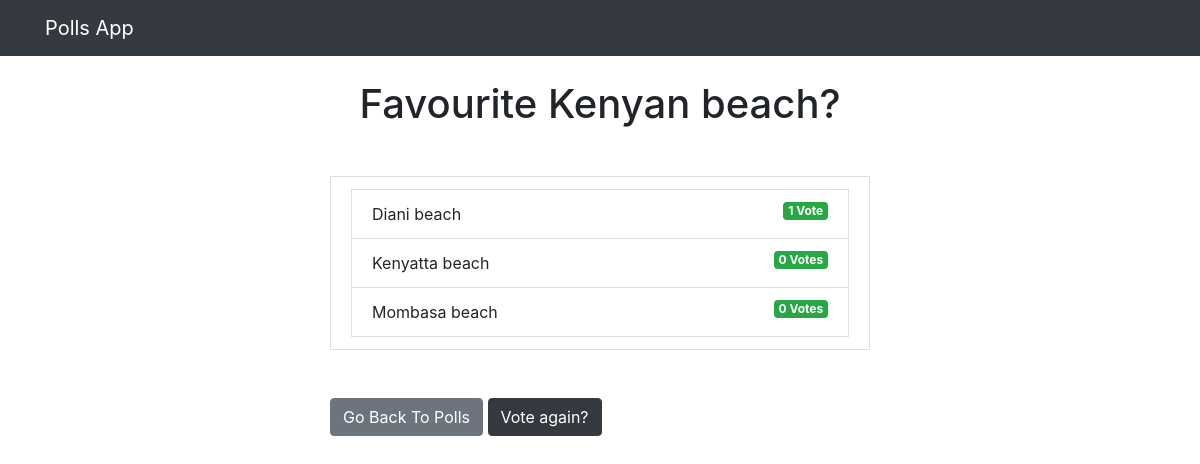
Screenshot of /polls/5/results/ with the database file from the repository.
### polls/models.py (models this page shows, shortened)
class Question(models.Model):
    question_text = models.CharField(max_length=200)
    pub_date = models.DateTimeField('date published')

class Choice(models.Model):
    question = models.ForeignKey(Question, on_delete=models.CASCADE)
    choice_text = models.CharField(max_length=200)
    votes = models.IntegerField(default=0)

### polls/views.py (the view)
# urls.py: path('<int:question_id>/results/', views.results, name='results'),
def results(request, question_id):
    question = get_object_or_404(Question, pk=question_id)
    return render(request, 'polls/results.html',{'question': question})

### templates/polls/results.html
{% extends 'base.html' %}
{% block content %}
    <h1 class="text-center mb-5">{{ question.question_text }}</h1>
    <ul class="list-group-item mb-5">
        {% for choice in question.choice_set.all %}
            <li class="list-group-item">
                {{ choice.choice_text }} <span class="badge badge-success float-right">{{ choice.votes }} Vote{{ choice.votes | pluralize}}</span>
            </li>
        {% endfor %}
    </ul>
    <a class="btn btn-secondary" href="{% url 'polls:index' %}">Go Back To Polls</a>
    <a class="btn btn-dark" href="{% url 'polls:detail' question.id %}">Vote again?</a>
{% endblock %}

### rows the page displays
Question: question_text "Favourite Kenyan beach?"
Choice: choice_text "Diani beach", votes "1"
Choice: choice_text "Kenyatta beach", votes "0", votes|pluralize "s"
Choice: choice_text "Mombasa beach", votes "0", votes|pluralize "s"
